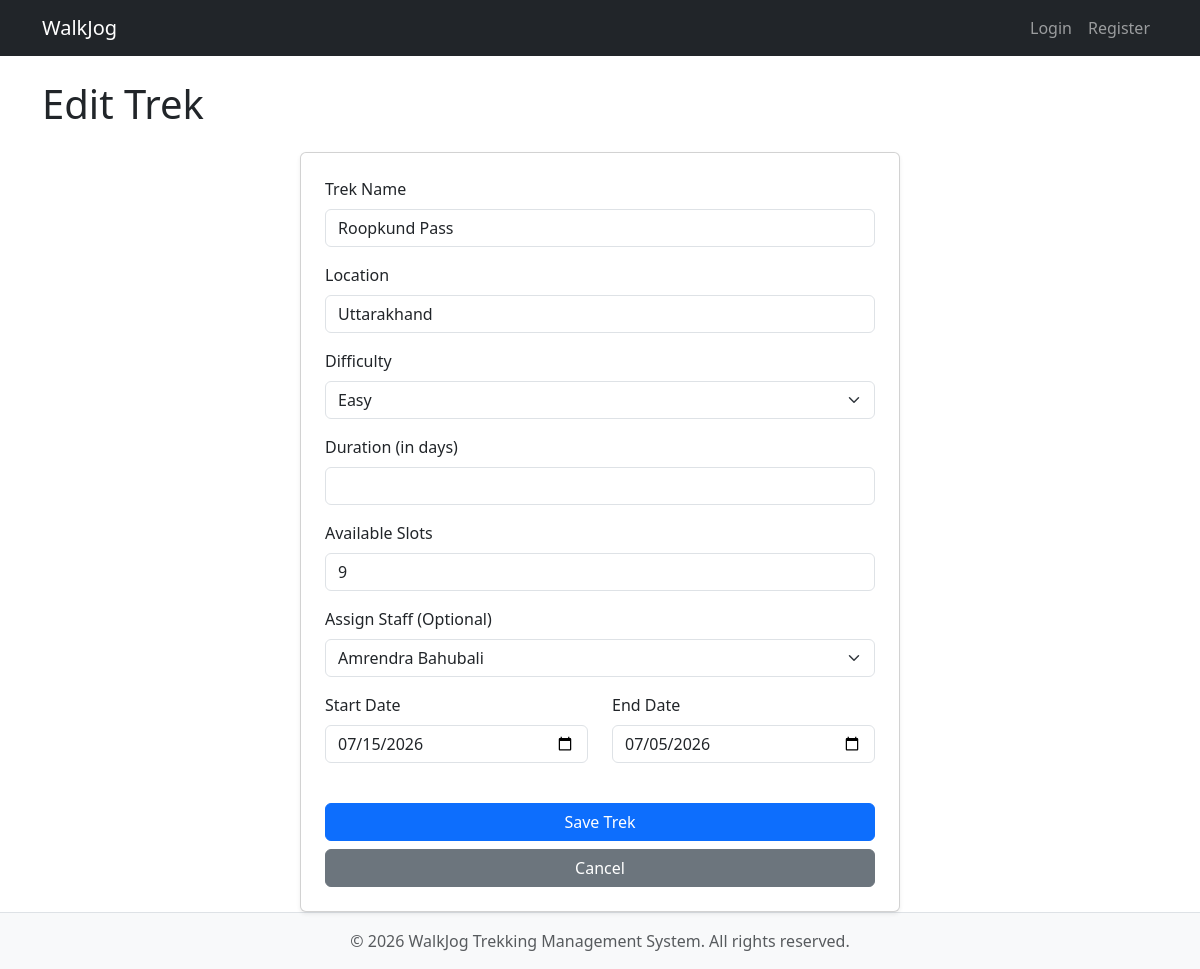
The app's page /admin/dashboard/edit/1 with its own data.
### models.py (models this page shows)
class Trek(db.Model):
    __tablename__ = 'treks'
    trek_id = db.Column(
        db.Integer,
        primary_key=True
    )
    trek_name = db.Column(
        db.String(100),
        nullable=False
    )
    location = db.Column(
        db.String(100),
        nullable=False
    )
    difficulty = db.Column(
        db.String(20),
        nullable=False
    )
    available_slots = db.Column(
        db.Integer,
        nullable=False
    )
    duration = db.Column(
        db.Integer,
        nullable=True
    )
    status = db.Column(
        db.String(20),
        default='Pending'
    )
    start_date = db.Column(
        db.Date
    )
    end_date = db.Column(
        db.Date
    )
    is_blacklisted = db.Column(
        db.Boolean,
        default=False
    )
    staff_id = db.Column(
        db.Integer,
        db.ForeignKey('staff_profile.staff_id'),
        nullable=True
    )

class StaffProfile(db.Model):
    __tablename__ = 'staff_profile'
    staff_id = db.Column(
        db.Integer,
        db.ForeignKey('users.id'),
        primary_key=True,
        nullable=False
    )
    name = db.Column(
        db.String(50),
        unique=True,
        nullable=False
    )
    contact_details = db.Column(
        db.String(15),
        nullable=False
    )
    assigned_treks = db.Column(
        db.String(200),
        nullable=True
    )
    approval_status = db.Column(
        db.String(20),
        default='Pending'
    )
    is_blacklisted = db.Column(
        db.Boolean,
        default=False
    )
    created_at = db.Column(
        db.DateTime,
        default=datetime.now
    )

### app.py (the view, shortened to what this page needs)
@app.route('/admin/dashboard/edit/<int:trek_id>', methods=['GET', 'POST'])
def edit_trek(trek_id):
    trek = Trek.query.get_or_404(trek_id)
    if request.method == 'GET':
        staffs = StaffProfile.query.filter_by(approval_status='Approved').all()
        return render_template(
            'trek_form.html',
            trek=trek,
            staffs=staffs
        )

### templates/trek_form.html (shortened to what this page needs)
{% extends 'base.html' %}
{% block content %}
<h1 class="mb-4">
    {% if trek %}
    Edit Trek
    {% else %}
    Add Trek
    {% endif %}
</h1>
<div class="card p-4 shadow-sm" style="max-width: 600px; margin: 0 auto;">
    <form method="POST">
        <div class="mb-3">
            <label class="form-label">Trek Name</label>
            <input type="text" class="form-control" name="trek_name" value="{{ trek.trek_name if trek else '' }}"
                required>
        </div>
        <div class="mb-3">
            <label class="form-label">Location</label>
            <input type="text" class="form-control" name="location" value="{{ trek.location if trek else '' }}"
                required>
        </div>
        <div class="mb-3">
            <label class="form-label">Difficulty</label>
            <select name="difficulty" class="form-select" required>
                <option value="Easy" {% if trek and trek.difficulty=='Easy' %}selected{% endif %}>Easy</option>
            </select>
        </div>
        <div class="mb-3">
            <label class="form-label">Duration (in days)</label>
            <input type="number" class="form-control" name="duration" value="{{ trek.duration if trek else '' }}"
                required>
        </div>
        <div class="mb-3">
            <label class="form-label">Available Slots</label>
            <input type="number" class="form-control" name="available_slots"
                value="{{ trek.available_slots if trek else '' }}" required>
        </div>
        <div class="mb-3">
            <label class="form-label">Assign Staff (Optional)</label>
            <select name="staff_id" class="form-select">
                {% for staff in staffs %}
                <option value="{{ staff.staff_id }}" {% if trek and trek.staff_id==staff.staff_id %}selected{% endif %}>
                    {{ staff.name }}
                </option>
                {% endfor %}
            </select>
        </div>
        <div class="row">
            <div class="col-md-6 mb-3">
                <label class="form-label">Start Date</label>
                <input type="date" class="form-control" name="start_date" value="{{ trek.start_date if trek else '' }}"
                    required>
            </div>
            <div class="col-md-6 mb-3">
                <label class="form-label">End Date</label>
                <input type="date" class="form-control" name="end_date" value="{{ trek.end_date if trek else '' }}"
                    required>
            </div>
        </div>
        <div class="d-grid gap-2 mt-4">
            <button type="submit" class="btn btn-primary">
                Save Trek
            </button>
            <a href="{{ url_for('manage_treks') }}" class="btn btn-secondary">Cancel</a>
        </div>
    </form>
</div>
{% endblock %}

### records on screen
Trek: trek_name "Roopkund Pass", location "Uttarakhand", difficulty "Easy", available_slots "9", staff_id "Amrendra Bahubali", start_date "07/15/2026", end_date "07/05/2026"
